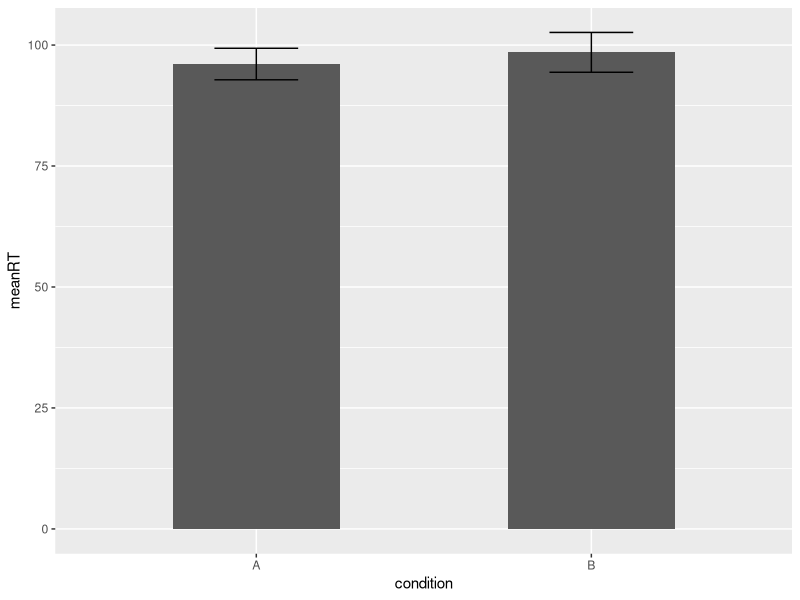

Write the R code that produced this figure.
## ---- chunk 1
install.packages("ggplot2", repos = "http://cran.us.r-project.org/")
library(ggplot2)
## ---- chunk 2
# We're going to use the 'describe' function from the psych package, so first load it:
library(psych)

# Let's create a random data set with 50 observations of reaction time in two conditions.
mydata <- data.frame(id = seq(1:50),  # create a column named "id" with the numbers (sequence) 1 through 50
                     condition = rep(c("A", "B"), 25),  # create a "condition" column with A and B repeating
                     rt = rnorm(n = 50, mean = 100, sd = 15))  # create a third column named "rt" with randomly generated data

# Now, get the mean and standard error for each condition
mydata.summary <- describeBy(mydata, "condition")
mydata.summary
mydata.plot <- data.frame(condition = factor(c("A", "B")),
                          meanRT = c(mydata.summary[[1]]$mean[3], mydata.summary[[2]]$mean[3]),
                          se = c(mydata.summary[[1]]$se[3], mydata.summary[[2]]$se[3]))

ggplot(mydata.plot, aes(x = condition, y = meanRT)) +
  geom_bar(stat= "identity", width = .5) +
  geom_errorbar(aes(ymin = meanRT - se, ymax = meanRT + se), width = .25)
## ---- chunk 3
mydata.summary <- describeBy(mydata, "condition")
mydata.summary
## ---- chunk 4
mydata.summary[1]
class(mydata.summary[1])
## ---- chunk 5
mydata.summary[[1]]
class(mydata.summary[[1]])
## ---- chunk 6
mydata.summary[[1]]$mean
## ---- chunk 7
mydata.summary[[1]]$mean[3]
## ---- chunk 8
c(mydata.summary[[1]]$mean[3], mydata.summary[[2]]$mean[3])
## ---- chunk 9
mydata.plot
